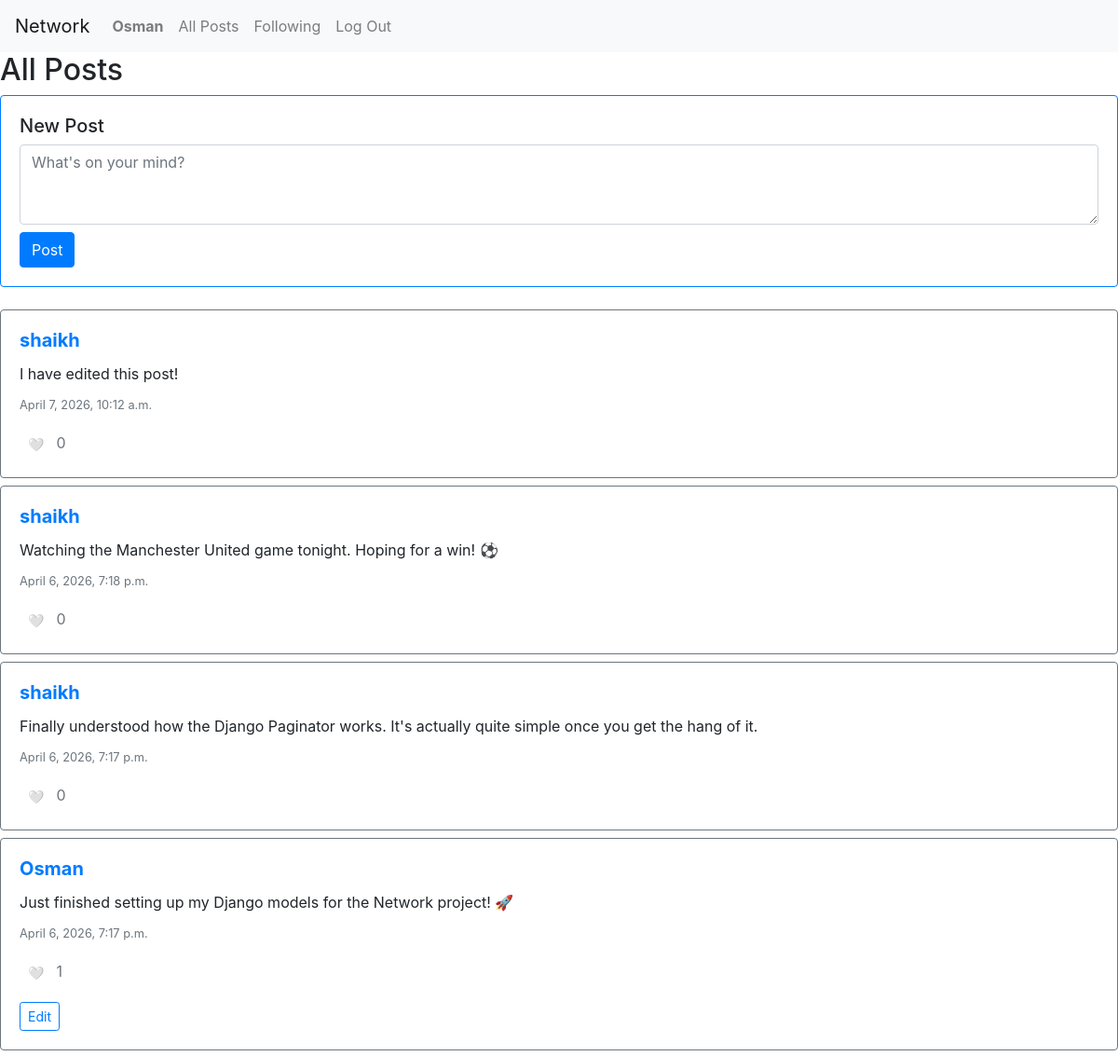
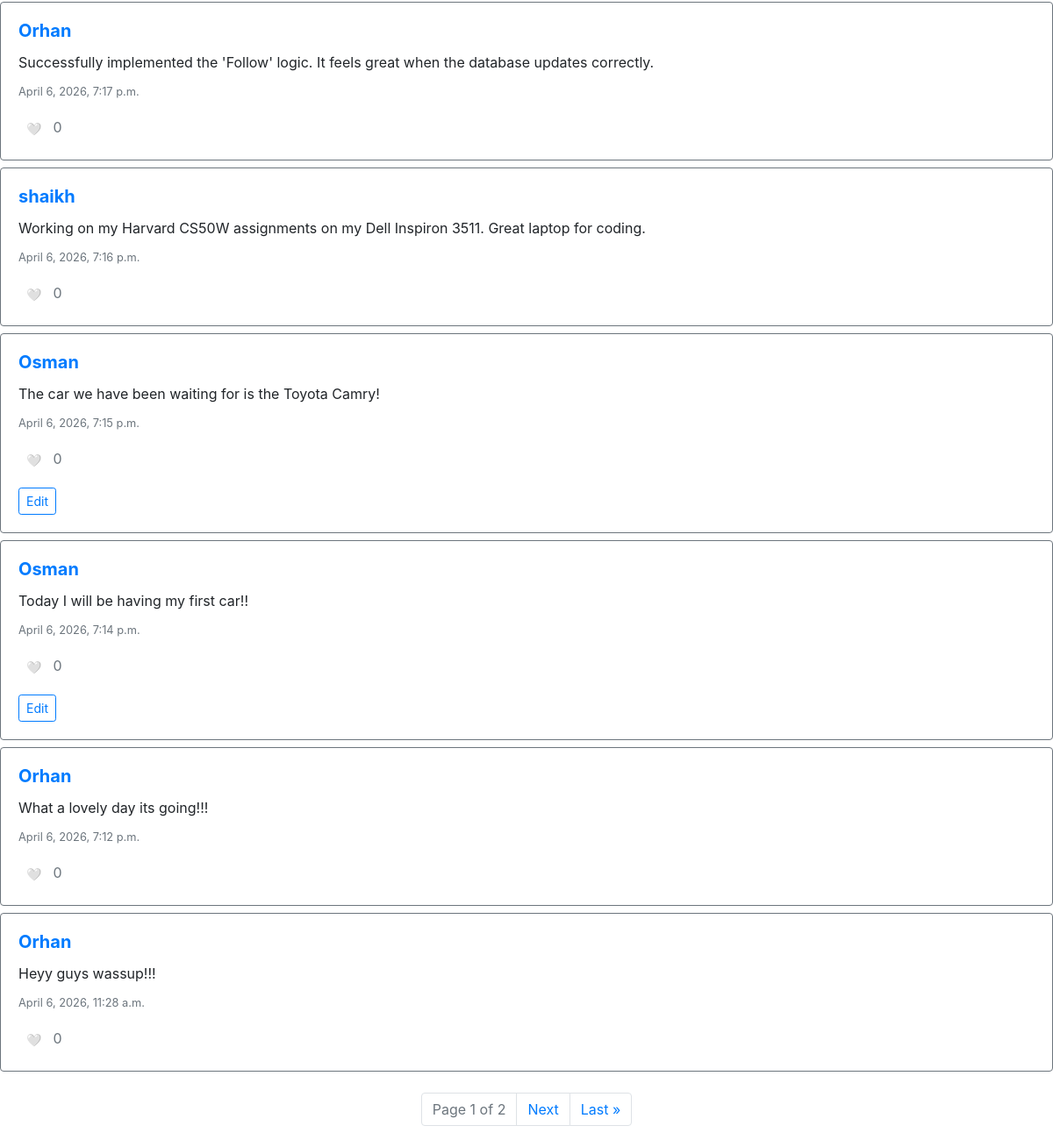
/ (signed in), run on the app's committed database (2 pictures, top to bottom).
### network/models.py (models this page shows, shortened)
class User(AbstractUser):
    pass

class Post(models.Model):
    user = models.ForeignKey(User, on_delete=models.CASCADE, related_name="posts")
    content = models.TextField(blank=True)
    timestamp = models.DateTimeField(auto_now_add=True)
    likes = models.ManyToManyField(User, blank=True, related_name="liked_posts")

### network/views.py (the view)
# urls.py: path("", views.index, name="index"),
def index(request):
    if request.method == "POST":
        if request.user.is_authenticated:
            content = request.POST.get("content")
            if content:
                Post.objects.create(user=request.user, content=content)
                return HttpResponseRedirect(reverse("index"))
    posts_all = Post.objects.all().order_by("-timestamp")
    paginator = Paginator(posts_all, 10)
    page_number = request.GET.get('page')
    page_obj = paginator.get_page(page_number)
    return render(request, "network/index.html", {
        "posts": page_obj
    })

### network/templates/network/index.html (shortened to what this page needs)
{% extends "network/layout.html" %}
{% block body %}
    <h2>All Posts</h2>
    {% if user.is_authenticated and posts.number == 1 %}
        <div class="card mb-4 border-primary">
            <div class="card-body">
                <h5>New Post</h5>
                <form action="{% url 'index' %}" method="post">
                    <textarea name="content" class="form-control mb-2" rows="3" placeholder="What's on your mind?"></textarea>
                    <button type="submit" class="btn btn-primary">Post</button>
                </form>
            </div>
        </div>
    {% endif %}
    <div id="all-posts">
        {% for post in posts %}
            <div class="card mb-2 border-secondary">
                <div class="card-body">
                    <h5 class="card-title">
                        <a href="{% url 'profile' user_id=post.user.id %}"><strong>{{ post.user.username }}</strong></a>
                    </h5>
                    <div id="content-{{ post.id }}" class="card-text">{{ post.content }}</div>
                    <p class="card-text mt-2"><small class="text-muted">{{ post.timestamp }}</small></p>
                    <p class="card-text">
                        <button class="btn btn-sm" onclick="toggle_like('{{ post.id }}')" id="like-btn-{{ post.id }}">
                            {% if user in post.likes.all %}
                                ❤️
                            {% else %}
                                🤍
                            {% endif %}
                        </button>
                        <span id="like-count-{{ post.id }}" class="text-muted">{{ post.likes.count }}</span>
                    </p>
                    {% if user.is_authenticated and user == post.user %}
                        <button class="btn btn-outline-primary btn-sm" onclick="edit_post('{{ post.id }}')">Edit</button>
                    {% endif %}
                </div>
            </div>
        {% endfor %}
    </div>
    <nav aria-label="Page navigation" class="mt-4">
        <ul class="pagination justify-content-center">
            <li class="page-item disabled">
                <span class="page-link">Page {{ posts.number }} of {{ posts.paginator.num_pages }}</span>
            </li>
            {% if posts.has_next %}
                <li class="page-item"><a class="page-link" href="?page={{ posts.next_page_number }}">Next</a></li>
                <li class="page-item"><a class="page-link" href="?page={{ posts.paginator.num_pages }}">Last &raquo;</a></li>
            {% endif %}
        </ul>
    </nav>
{% endblock %}

### network/templates/network/layout.html (shortened to what this page needs)
{% load static %}
<!DOCTYPE html>
<html lang="en">
    <head>
        <link rel="stylesheet" href="https://stackpath.bootstrapcdn.com/bootstrap/4.4.1/css/bootstrap.min.css">
        <link href="{% static 'network/styles.css' %}" rel="stylesheet">
    </head>
    <body>
        <nav class="navbar navbar-expand-lg navbar-light bg-light">
            <a class="navbar-brand" href="{% url 'index' %}">Network</a>
            <div>
              <ul class="navbar-nav mr-auto">
                {% if user.is_authenticated %}
                    <li class="nav-item">
                        <a class="nav-link" href="{% url 'profile' user_id=user.id %}"><strong>{{ user.username }}</strong></a>
                    </li>
                {% endif %}
                <li class="nav-item">
                  <a class="nav-link" href="{% url 'index' %}">All Posts</a>
                </li>
                {% if user.is_authenticated %}
                    <li class="nav-item">
                        <a class="nav-link" href="{% url 'following' %}">Following</a>
                    </li>
                    <li class="nav-item">
                        <a class="nav-link" href="{% url 'logout' %}">Log Out</a>
                    </li>
                {% endif %}
              </ul>
            </div>
          </nav>
        <div class="body">
            {% block body %}
            {% endblock %}
        </div>
    </body>
</html>

### data on the page
User: username "Osman"
Post: user.username "shaikh", content "I have edited this post!", timestamp "April 7, 2026, 10:12 a.m.", likes.count "0"
Post: user.username "shaikh", content "Watching the Manchester United game tonight. Hoping for a win! ⚽", timestamp "April 6, 2026, 7:18 p.m.", likes.count "0"
Post: user.username "shaikh", content "Finally understood how the Django Paginator works. It's actually quite simple once you get the hang of it.", timestamp "April 6, 2026, 7:17 p.m.", likes.count "0"
Post: user.username "Osman", content "Just finished setting up my Django models for the Network project! 🚀", timestamp "April 6, 2026, 7:17 p.m.", likes.count "1"
Post: user.username "Orhan", content "Successfully implemented the 'Follow' logic. It feels great when the database updates correctly.", timestamp "April 6, 2026, 7:17 p.m.", likes.count "0"
Post: user.username "shaikh", content "Working on my Harvard CS50W assignments on my Dell Inspiron 3511. Great laptop for coding.", timestamp "April 6, 2026, 7:16 p.m.", likes.count "0"
Post: user.username "Osman", content "The car we have been waiting for is the Toyota Camry!", timestamp "April 6, 2026, 7:15 p.m.", likes.count "0"
Post: user.username "Osman", content "Today I will be having my first car!!", timestamp "April 6, 2026, 7:14 p.m.", likes.count "0"
Post: user.username "Orhan", content "What a lovely day its going!!!", timestamp "April 6, 2026, 7:12 p.m.", likes.count "0"
Post: user.username "Orhan", content "Heyy guys wassup!!!", timestamp "April 6, 2026, 11:28 a.m.", likes.count "0"

### other printed values
{{ posts.number }} "1"
{{ posts.paginator.num_pages }} "2"
